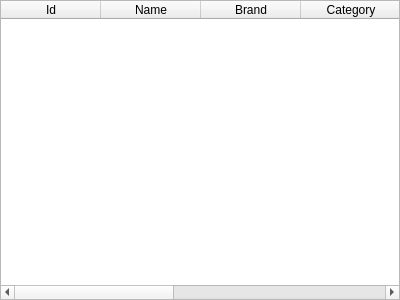
<?xml version="1.0" encoding="UTF-8"?>
<ui version="4.0">
 <class>ProductsForm</class>
 <widget class="QWidget" name="ProductsForm">
  <property name="geometry">
   <rect>
    <x>0</x>
    <y>0</y>
    <width>400</width>
    <height>300</height>
   </rect>
  </property>
  <property name="windowTitle">
   <string/>
  </property>
  <layout class="QVBoxLayout" name="verticalLayout">
   <property name="leftMargin">
    <number>0</number>
   </property>
   <property name="topMargin">
    <number>0</number>
   </property>
   <property name="rightMargin">
    <number>0</number>
   </property>
   <property name="bottomMargin">
    <number>0</number>
   </property>
   <item>
    <widget class="QTableWidget" name="tableWidget">
     <property name="selectionMode">
      <enum>QAbstractItemView::SingleSelection</enum>
     </property>
     <property name="selectionBehavior">
      <enum>QAbstractItemView::SelectRows</enum>
     </property>
     <column>
      <property name="text">
       <string>Id</string>
      </property>
     </column>
     <column>
      <property name="text">
       <string>Name</string>
      </property>
     </column>
     <column>
      <property name="text">
       <string>Brand</string>
      </property>
     </column>
     <column>
      <property name="text">
       <string>Category</string>
      </property>
     </column>
     <column>
      <property name="text">
       <string>Provider</string>
      </property>
     </column>
     <column>
      <property name="text">
       <string>Retail price</string>
      </property>
     </column>
     <column>
      <property name="text">
       <string>Wholesale price</string>
      </property>
     </column>
    </widget>
   </item>
  </layout>
 </widget>
 <resources/>
 <connections/>
</ui>
